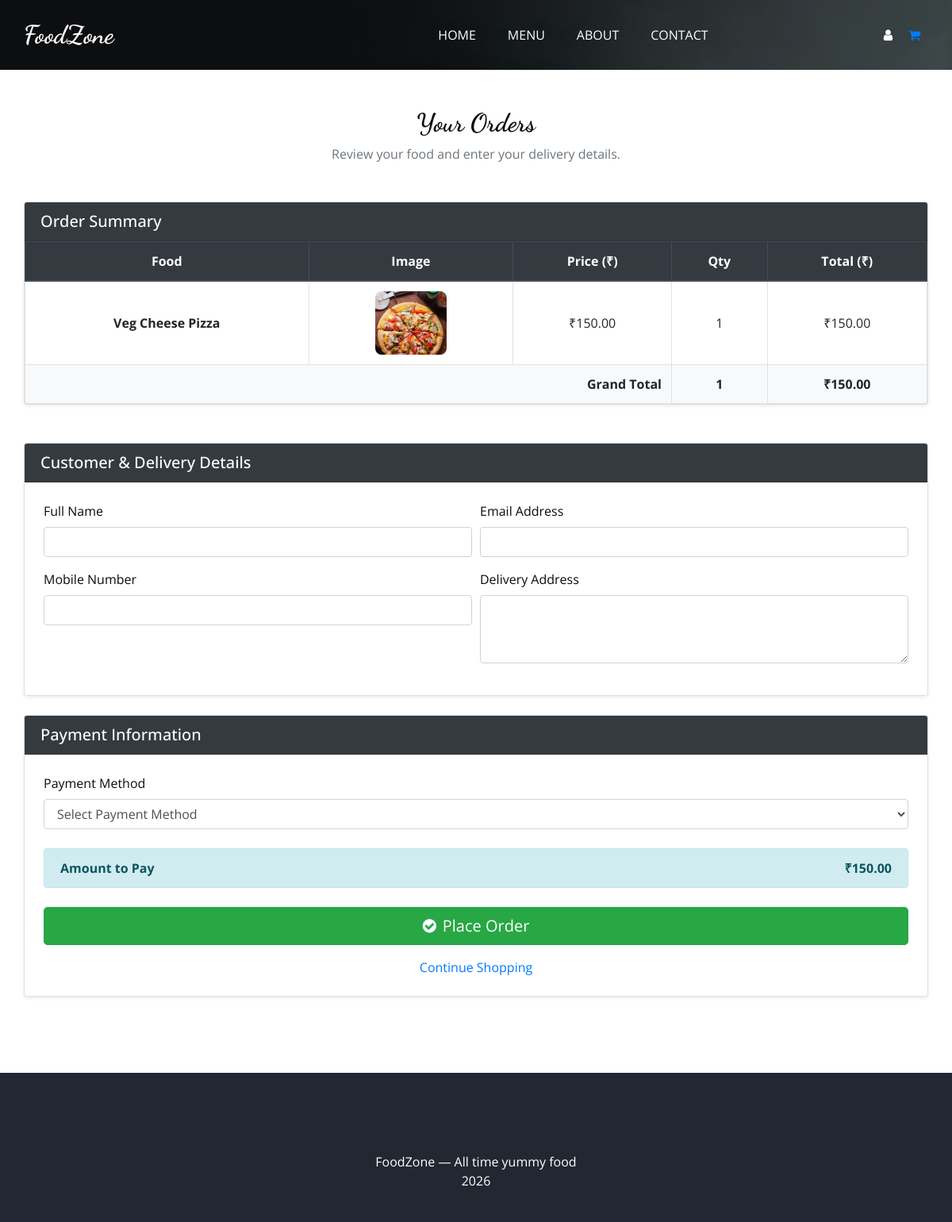
Screenshot of /order.php?f_id=3 (signed in) with the database file from the repository.
### tables this page shows
CREATE TABLE `food` (
  `f_id` int(11) NOT NULL,
  `c_id` int(11) NOT NULL,
  `food_name` varchar(100) NOT NULL,
  `description` text DEFAULT NULL,
  `price` decimal(10,2) NOT NULL,
  `image` varchar(255) DEFAULT NULL
);

### order.php (the view, shortened to what this page needs)
<?php
try {
    $conn = new mysqli('localhost', 'root', '', 'food');
    $conn->set_charset('utf8mb4');
} catch (Throwable $e) {
    http_response_code(500);
    die('Database connection failed. Check that MySQL is running and the database settings are correct.');
}
$food_items = [];
$is_cart_order = isset($_GET['cart']);
try {
    if (isset($_GET['f_id'])) {
        $f_id = filter_input(INPUT_GET, 'f_id', FILTER_VALIDATE_INT);
        $stmt = $conn->prepare('SELECT f_id, food_name, price, image FROM food WHERE f_id = ?');
        $stmt->bind_param('i', $f_id);
        $stmt->execute();
        $food = $stmt->get_result()->fetch_assoc();
        $food_items[] = [
            'f_id' => (int) $food['f_id'],
            'food_name' => $food['food_name'],
            'food_price' => (float) $food['price'],
            'food_image' => $food['image'],
            'quantity' => 1
        ];
    } else {
        die('Invalid request. Please select food from the menu or open your cart.');
    }
} catch (Throwable $e) {
    die('Could not load food items. Please check your cart and database column names.');
}
$grand_total = 0.0;
$total_quantity = 0;
foreach ($food_items as $item) {
    $grand_total += (float) $item['food_price'] * (int) $item['quantity'];
    $total_quantity += (int) $item['quantity'];
}
function h($value) { return htmlspecialchars((string) $value, ENT_QUOTES, 'UTF-8'); }
?>
<!DOCTYPE html>
<html lang="en">
<head>
  <link rel="stylesheet" href="css/bootstrap.css">
  <link rel="stylesheet" href="css/font-awesome.min.css">
  <link rel="stylesheet" href="css/style.css">
  <link rel="stylesheet" href="css/responsive.css">
</head>
<body class="sub_page">
<div class="hero_area">
  <div class="bg-box"><img src="images/hero-bg.jpg" alt=""></div>
  <header class="header_section">
    <div class="container">
      <nav class="navbar navbar-expand-lg custom_nav-container">
        <a class="navbar-brand" href="index.php"><span>FoodZone</span></a>
        <div class="collapse navbar-collapse" id="navbarSupportedContent">
          <ul class="navbar-nav mx-auto">
            <li class="nav-item"><a class="nav-link" href="index.php">Home</a></li>
            <li class="nav-item"><a class="nav-link" href="menu.php">Menu</a></li>
            <li class="nav-item"><a class="nav-link" href="about.php">About</a></li>
            <li class="nav-item"><a class="nav-link" href="contact.php">Contact</a></li>
          </ul>
          <div class="user_option">
            <a href="login.php" class="user_link"><i class="fa fa-user" aria-hidden="true"></i></a>
            <a class="cart_link" href="addtocart.php" aria-label="Shopping cart"><i class="fa fa-shopping-cart" aria-hidden="true"></i></a>
          </div>
        </div>
      </nav>
    </div>
  </header>
</div>
<div class="container py-5 order-page">
  <div class="text-center mb-5">
    <h2 class="font-weight-bold">Your Orders</h2>
    <p class="text-muted">Review your food and enter your delivery details.</p>
  </div>
  <?php if (!empty($food_items)): ?>
    <div class="card shadow-sm mb-5">
      <div class="card-header bg-dark text-white"><h5 class="mb-0">Order Summary</h5></div>
      <div class="card-body p-0 table-responsive">
        <table class="table table-bordered table-hover text-center mb-0">
          <thead class="thead-dark"><tr><th>Food</th><th>Image</th><th>Price (₹)</th><th>Qty</th><th>Total (₹)</th></tr></thead>
          <tbody>
          <?php foreach ($food_items as $item): ?>
            <tr>
              <td class="align-middle font-weight-bold"><?= h($item['food_name']) ?></td>
              <td class="align-middle"><img class="food-thumb" src="images/<?= h($item['food_image']) ?>" alt="<?= h($item['food_name']) ?>" onerror="this.onerror=null;this.src='images/no-image.png';"></td>
              <td class="align-middle">₹<?= number_format((float) $item['food_price'], 2) ?></td>
              <td class="align-middle"><?= (int) $item['quantity'] ?></td>
              <td class="align-middle">₹<?= number_format((float) $item['food_price'] * (int) $item['quantity'], 2) ?></td>
            </tr>
          <?php endforeach; ?>
            <tr class="bg-light font-weight-bold"><td colspan="3" class="text-right">Grand Total</td><td><?= $total_quantity ?></td><td>₹<?= number_format($grand_total, 2) ?></td></tr>
          </tbody>
        </table>
      </div>
    </div>
    <form method="post" action="" class="mb-5" id="orderForm">
      <div class="card shadow-sm mb-4">
        <div class="card-header bg-dark text-white"><h5 class="mb-0">Customer &amp; Delivery Details</h5></div>
        <div class="card-body p-4">
          <div class="form-row">
            <div class="form-group col-md-6"><label for="name">Full Name</label><input class="form-control" type="text" id="name" name="name" maxlength="100" autocomplete="name" required value="<?= h($_POST['name'] ?? '') ?>"></div>
            <div class="form-group col-md-6"><label for="email">Email Address</label><input class="form-control" type="email" id="email" name="email" maxlength="150" autocomplete="email" required value="<?= h($_POST['email'] ?? '') ?>"></div>
            <div class="form-group col-md-6"><label for="phone">Mobile Number</label><input class="form-control" type="tel" id="phone" name="phone" pattern="[0-9]{10}" maxlength="10" inputmode="numeric" autocomplete="tel" required value="<?= h($_POST['phone'] ?? '') ?>"></div>
            <div class="form-group col-md-6"><label for="address">Delivery Address</label><textarea class="form-control" id="address" name="address" rows="3" maxlength="500" autocomplete="street-address" required><?= h($_POST['address'] ?? '') ?></textarea></div>
          </div>
        </div>
      </div>
      <div class="card shadow-sm mb-4">
        <div class="card-header bg-dark text-white"><h5 class="mb-0">Payment Information</h5></div>
        <div class="card-body p-4">
          <div class="form-group"><label for="payment_method">Payment Method</label>
            <select class="form-control" name="payment_method" id="payment_method" onchange="togglePaymentForms()" required>
              <option value="">Select Payment Method</option>
            </select>
          </div>
          <div class="alert alert-info mt-4 mb-0 d-flex justify-content-between"><strong>Amount to Pay</strong><strong>₹<?= number_format($grand_total, 2) ?></strong></div>
          <button type="submit" name="place_order" value="1" class="btn btn-success btn-lg btn-block mt-4"><i class="fa fa-check-circle mr-2"></i>Place Order</button>
          <div class="text-center mt-3"><a href="menu.php">Continue Shopping</a></div>
        </div>
      </div>
    </form>
  <?php else: ?>
    <div class="card shadow-sm text-center"><div class="card-body py-5"><h3>No Food Selected</h3><p class="text-muted">Your cart is empty. Explore the menu to select food.</p><a href="menu.php" class="btn btn-primary">Browse Menu</a></div></div>
  <?php endif; ?>
</div>
<footer class="footer_section"><div class="container"><div class="footer-info text-center"><p>FoodZone — All time yummy food<br><span id="displayYear"></span></p></div></div></footer>
</body>
</html>

### css/style.css (style rules this page uses)
body { font-family: "Open Sans", sans-serif; color: #0c0c0c; background-color: #ffffff; overflow-x: hidden; }
h1, h2 { font-family: 'Dancing Script', cursive; }
a, a:hover, a:focus { text-decoration: none; }
.btn, .btn:focus { outline: none !important; -webkit-box-shadow: none; box-shadow: none; }
.hero_area { position: relative; min-height: 100vh; display: -webkit-box; display: -ms-flexbox; display: flex; -webkit-box-orient: vertical; -webkit-box-direction: normal; -ms-flex-direction: column; flex-direction: column; }
.bg-box { position: absolute; top: 0; left: 0; width: 100%; height: 100%; }
.bg-box img { width: 100%; height: 100%; -o-object-fit: cover; object-fit: cover; }
.sub_page .hero_area { min-height: auto; }
.sub_page .hero_area .bg-box { position: absolute; top: 0; left: 0; width: 100%; height: 100%; }
.sub_page .hero_area .bg-box img { width: 100%; height: 100%; -o-object-fit: cover; object-fit: cover; -o-object-position: right top; object-position: right top; }
.header_section { padding: 15px 0; }
.navbar-brand { font-family: 'Dancing Script', cursive; }
.navbar-brand span { font-weight: bold; font-size: 32px; color: #ffffff; }
.custom_nav-container { padding: 0; }
.custom_nav-container .navbar-nav { padding-left: 18%; }
.custom_nav-container .navbar-nav .nav-item .nav-link { padding: 5px 20px; color: #ffffff; text-align: center; text-transform: uppercase; border-radius: 5px; -webkit-transition: all 0.3s; transition: all 0.3s; }
.user_option { display: -webkit-box; display: -ms-flexbox; display: flex; -webkit-box-align: center; -ms-flex-align: center; align-items: center; }
.user_option a { margin: 0 10px; }
.user_option .user_link { color: #ffffff; }
.user_option .cart_link { display: -webkit-box; display: -ms-flexbox; display: flex; -webkit-box-pack: center; -ms-flex-pack: center; justify-content: center; -webkit-box-align: center; -ms-flex-align: center; align-items: center; }
.footer_section { background-color: #222831; color: #ffffff; padding: 75px 0 40px 0; text-align: center; }
.footer_section p { color: #dbdbdb; }
.footer_section .footer-info { text-align: center; margin-top: 25px; }
.footer_section .footer-info p { color: #ffffff; margin: 0; }

### css/responsive.css (style rules this page uses)
@media (min-width: 1200px) { .container { max-width: 1170px; } }

### order.php (style rules this page uses)
.order-page { min-height:70vh; }
.food-thumb { width:90px; height:80px; object-fit:cover; border-radius:8px; }

### rows the page displays
food: food_name "Veg Cheese Pizza", image (picture), food_price "150.00", quantity "1", quantity "150.00"

### other values shown
$total_quantity "1"
$grand_total "150.00"
